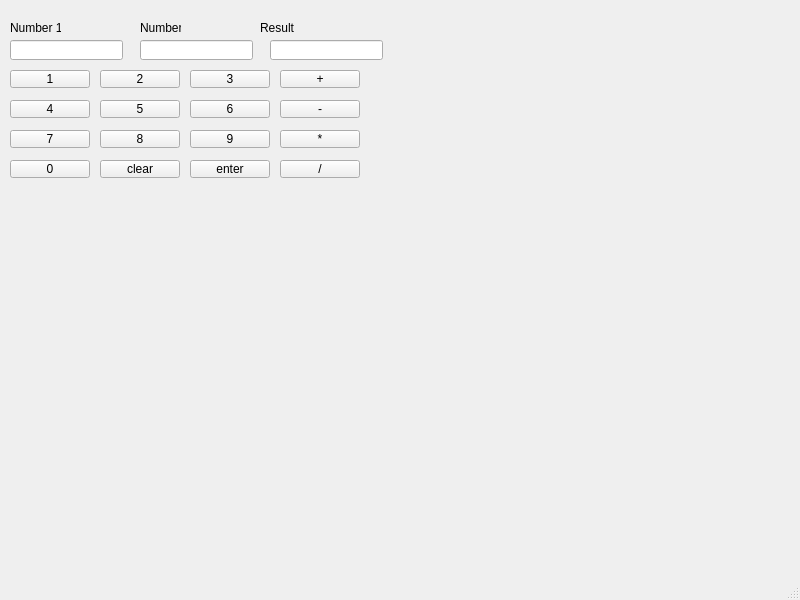
<?xml version="1.0" encoding="UTF-8"?>
<ui version="4.0">
 <class>MainWindow</class>
 <widget class="QMainWindow" name="MainWindow">
  <property name="geometry">
   <rect>
    <x>0</x>
    <y>0</y>
    <width>800</width>
    <height>600</height>
   </rect>
  </property>
  <property name="windowTitle">
   <string>MainWindow</string>
  </property>
  <widget class="QWidget" name="centralwidget">
   <widget class="QPushButton" name="N1">
    <property name="geometry">
     <rect>
      <x>10</x>
      <y>70</y>
      <width>80</width>
      <height>18</height>
     </rect>
    </property>
    <property name="text">
     <string>1</string>
    </property>
   </widget>
   <widget class="QPushButton" name="N4">
    <property name="geometry">
     <rect>
      <x>10</x>
      <y>100</y>
      <width>80</width>
      <height>18</height>
     </rect>
    </property>
    <property name="text">
     <string>4</string>
    </property>
   </widget>
   <widget class="QPushButton" name="N7">
    <property name="geometry">
     <rect>
      <x>10</x>
      <y>130</y>
      <width>80</width>
      <height>18</height>
     </rect>
    </property>
    <property name="text">
     <string>7</string>
    </property>
   </widget>
   <widget class="QPushButton" name="N0">
    <property name="geometry">
     <rect>
      <x>10</x>
      <y>160</y>
      <width>80</width>
      <height>18</height>
     </rect>
    </property>
    <property name="text">
     <string>0</string>
    </property>
   </widget>
   <widget class="QPushButton" name="N2">
    <property name="geometry">
     <rect>
      <x>100</x>
      <y>70</y>
      <width>80</width>
      <height>18</height>
     </rect>
    </property>
    <property name="text">
     <string>2</string>
    </property>
   </widget>
   <widget class="QPushButton" name="N5">
    <property name="geometry">
     <rect>
      <x>100</x>
      <y>100</y>
      <width>80</width>
      <height>18</height>
     </rect>
    </property>
    <property name="text">
     <string>5</string>
    </property>
   </widget>
   <widget class="QPushButton" name="N8">
    <property name="geometry">
     <rect>
      <x>100</x>
      <y>130</y>
      <width>80</width>
      <height>18</height>
     </rect>
    </property>
    <property name="text">
     <string>8</string>
    </property>
   </widget>
   <widget class="QPushButton" name="clear">
    <property name="geometry">
     <rect>
      <x>100</x>
      <y>160</y>
      <width>80</width>
      <height>18</height>
     </rect>
    </property>
    <property name="text">
     <string>clear</string>
    </property>
   </widget>
   <widget class="QPushButton" name="N3">
    <property name="geometry">
     <rect>
      <x>190</x>
      <y>70</y>
      <width>80</width>
      <height>18</height>
     </rect>
    </property>
    <property name="text">
     <string>3</string>
    </property>
   </widget>
   <widget class="QPushButton" name="N6">
    <property name="geometry">
     <rect>
      <x>190</x>
      <y>100</y>
      <width>80</width>
      <height>18</height>
     </rect>
    </property>
    <property name="text">
     <string>6</string>
    </property>
   </widget>
   <widget class="QPushButton" name="N9">
    <property name="geometry">
     <rect>
      <x>190</x>
      <y>130</y>
      <width>80</width>
      <height>18</height>
     </rect>
    </property>
    <property name="text">
     <string>9</string>
    </property>
   </widget>
   <widget class="QPushButton" name="enter">
    <property name="geometry">
     <rect>
      <x>190</x>
      <y>160</y>
      <width>80</width>
      <height>18</height>
     </rect>
    </property>
    <property name="text">
     <string>enter</string>
    </property>
   </widget>
   <widget class="QPushButton" name="add">
    <property name="geometry">
     <rect>
      <x>280</x>
      <y>70</y>
      <width>80</width>
      <height>18</height>
     </rect>
    </property>
    <property name="text">
     <string>+</string>
    </property>
   </widget>
   <widget class="QPushButton" name="sub">
    <property name="geometry">
     <rect>
      <x>280</x>
      <y>100</y>
      <width>80</width>
      <height>18</height>
     </rect>
    </property>
    <property name="text">
     <string>-</string>
    </property>
   </widget>
   <widget class="QPushButton" name="mul">
    <property name="geometry">
     <rect>
      <x>280</x>
      <y>130</y>
      <width>80</width>
      <height>18</height>
     </rect>
    </property>
    <property name="text">
     <string>*</string>
    </property>
   </widget>
   <widget class="QPushButton" name="div">
    <property name="geometry">
     <rect>
      <x>280</x>
      <y>160</y>
      <width>80</width>
      <height>18</height>
     </rect>
    </property>
    <property name="text">
     <string>/</string>
    </property>
   </widget>
   <widget class="QLabel" name="Number1">
    <property name="geometry">
     <rect>
      <x>10</x>
      <y>20</y>
      <width>51</width>
      <height>16</height>
     </rect>
    </property>
    <property name="text">
     <string>Number 1</string>
    </property>
   </widget>
   <widget class="QLabel" name="label">
    <property name="geometry">
     <rect>
      <x>140</x>
      <y>20</y>
      <width>41</width>
      <height>16</height>
     </rect>
    </property>
    <property name="text">
     <string>Number 2</string>
    </property>
   </widget>
   <widget class="QLabel" name="label_2">
    <property name="geometry">
     <rect>
      <x>260</x>
      <y>20</y>
      <width>41</width>
      <height>16</height>
     </rect>
    </property>
    <property name="text">
     <string>Result</string>
    </property>
   </widget>
   <widget class="QLineEdit" name="Num1">
    <property name="geometry">
     <rect>
      <x>10</x>
      <y>40</y>
      <width>113</width>
      <height>20</height>
     </rect>
    </property>
   </widget>
   <widget class="QLineEdit" name="Num2">
    <property name="geometry">
     <rect>
      <x>140</x>
      <y>40</y>
      <width>113</width>
      <height>20</height>
     </rect>
    </property>
   </widget>
   <widget class="QLineEdit" name="result">
    <property name="geometry">
     <rect>
      <x>270</x>
      <y>40</y>
      <width>113</width>
      <height>20</height>
     </rect>
    </property>
   </widget>
  </widget>
  <widget class="QMenuBar" name="menubar">
   <property name="geometry">
    <rect>
     <x>0</x>
     <y>0</y>
     <width>800</width>
     <height>17</height>
    </rect>
   </property>
  </widget>
  <widget class="QStatusBar" name="statusbar"/>
 </widget>
 <resources/>
 <connections/>
</ui>
